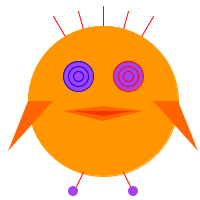
Frame 1 (no input)
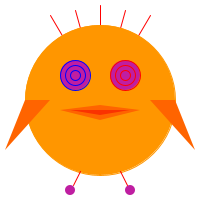
Frame 60 (the mouse pressed at the canvas centre just before this capture)
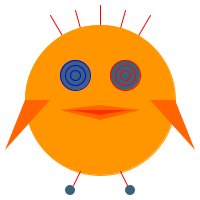
Frame 120 (the mouse held since frame 60 and released just before this capture)

The Processing sketch that drew these frames (run headless with seeded random() and noise(); from frame 60 on, the mouse is pressed at the canvas centre):

// Processing sketch: processing_17288
// ── processing_17288.pde

float x = 100;
float y = 100;
float w = 150;
float h = 150;

float xspeed = 3;
float yspeed = 1;

void setup(){
  size(200,200);
}
  
void draw(){
  x = x + xspeed;
  y = y + yspeed;
  
  if ((x > width-95) || (x < 95)) {
    xspeed = xspeed * -1;
  }
  
  if (( y > height-95) || (y < 95)) {
    yspeed = yspeed * -1;
  }
  
  background(255);
  ellipseMode(CENTER);
  rectMode(CENTER);
  smooth();
 
 //ducks hair
  stroke(255,0,0);
line(x,y,x+50,y-85);
line(x,y,x+25,y-90);
line(x,y,x,y-95);
line(x,y,x-25,y-90);
line(x,y,x-50,y-85);

//draw ducks body
stroke(255,150,0);
fill(255,150,0);
ellipse(x,y,w,h);

//draw ducks left eye
float r = random(255);
float g = random(255);
float b = random(255);

stroke(0,0,255);
fill(r,g,b);
ellipse(x-25,y-25,30,30);
ellipse(x-25,y-25,20,20);
ellipse(x-25,y-25,10,10);

//draw ducks right eye
stroke(255,0,0);
fill(r,g,b);
ellipse(x+25,y-25,30,30);
ellipse(x+25,y-25,20,20);
ellipse(x+25,y-25,10,10);

//draw ducks feet
noStroke();
fill(r,g,b);
ellipse(x+30,y+90,10,10);
ellipse(x-30,y+90,10,10);

//draw ducks wings
noStroke();
fill(255,100,0);
triangle(x-50,y,x-95,y+50,x-75,y);
triangle(x+50,y,x+95,y+50,x+75,y);

//draw ducks legs
stroke(255,0,0);
fill(255,0,0);
line(x+20,y+71,x+27,y+85);
line(x-20,y+71,x-27,y+85);

//draw ducks beak
//draw top
noStroke();
fill(255,100,0);
triangle(x-40,y+10,x,y+20,x+40,y+10);
//draw tongue
noStroke();
fill(250,50,0);
triangle(x-30,y+10,x,y+15,x+30,y+10);
//draw bottom
noStroke();
fill(255,100,0);
triangle(x-40,y+10,x,y+5,x+40,y+10);
}
